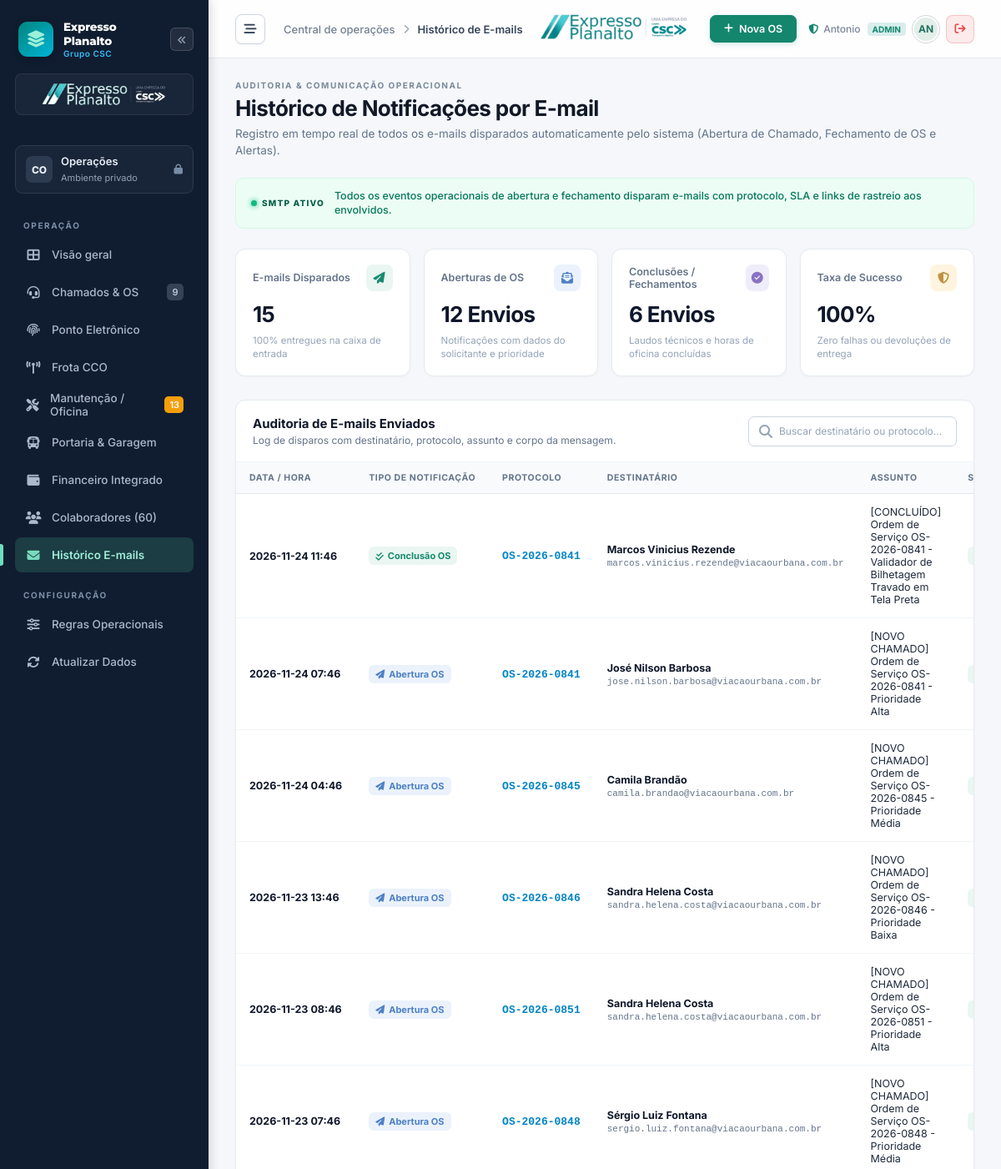
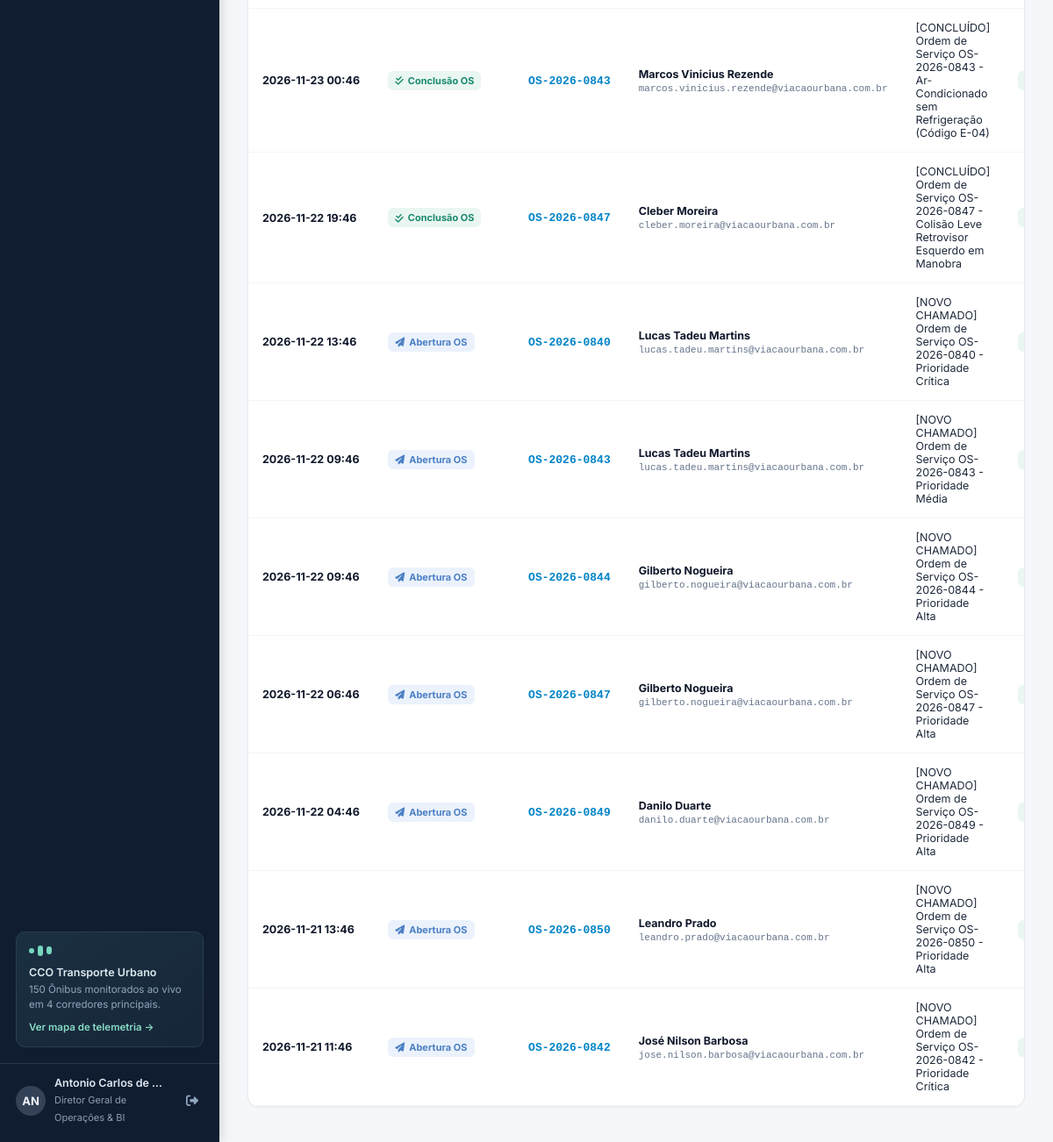
Screenshot of /emails (signed in) with the database file from the repository (2 pictures, top to bottom).
### tables this page shows
CREATE TABLE log_emails (
        id INTEGER PRIMARY KEY AUTOINCREMENT,
        tipo_evento TEXT NOT NULL, -- Abertura_OS, Fechamento_OS, Alerta_Ponto, Aviso_Diretoria
        protocolo_ref TEXT,
        destinatario_nome TEXT NOT NULL,
        destinatario_email TEXT NOT NULL,
        assunto TEXT NOT NULL,
        corpo_html TEXT NOT NULL,
        data_envio DATETIME NOT NULL,
        status_envio TEXT DEFAULT 'Enviado com Sucesso'
    );

### app.py (the view)
@app.route("/emails")
def emails_view():
    conn = get_db()
    cursor = conn.cursor()
    cursor.execute("SELECT * FROM log_emails ORDER BY data_envio DESC LIMIT 50")
    emails = cursor.fetchall()
    conn.close()
    return render_template("emails.html", emails=emails)

### app.py (called while the page is built, shortened)
@app.before_request
def require_login():
    public_endpoints = ["static", "login_view", "login_post", "manifest", "service_worker"]
    if request.endpoint in public_endpoints:
        return None
    if not session.get("user_id"):
        if request.path.startswith("/api/"):
            return jsonify({"success": False, "error": "Sessão expirada. Faça login."}), 401
        return redirect(url_for("login_view", next=request.path))

def get_db():
    conn = sqlite3.connect(DB_PATH)
    conn.row_factory = sqlite3.Row
    return conn

### templates/emails.html (shortened to what this page needs)
{% extends "base.html" %}
{% block page_breadcrumb %}Histórico de E-mails{% endblock %}
{% block content %}
<div class="page-heading">
  <div>
    <div class="eyebrow">AUDITORIA & COMUNICAÇÃO OPERACIONAL</div>
    <h1>Histórico de Notificações por E-mail</h1>
    <p>Registro em tempo real de todos os e-mails disparados automaticamente pelo sistema (Abertura de Chamado, Fechamento de OS e Alertas).</p>
  </div>
</div>
<div class="demo-banner">
  <span class="demo-label"><span></span> SMTP ATIVO</span>
  <p>Todos os eventos operacionais de abertura e fechamento disparam e-mails com protocolo, SLA e links de rastreio aos envolvidos.</p>
</div>
<div class="metrics">
  <article class="metric">
    <div class="metric-top">
      <span>E-mails Disparados</span>
      <span class="metric-icon emerald"><i class="fa-solid fa-paper-plane"></i></span>
    </div>
    <strong>{{ emails|length }}</strong>
    <p>100% entregues na caixa de entrada</p>
  </article>
  <article class="metric">
    <div class="metric-top">
      <span>Aberturas de OS</span>
      <span class="metric-icon blue"><i class="fa-solid fa-envelope-open-text"></i></span>
    </div>
    <strong>12 Envios</strong>
    <p>Notificações com dados do solicitante e prioridade</p>
  </article>
  <article class="metric">
    <div class="metric-top">
      <span>Conclusões / Fechamentos</span>
      <span class="metric-icon violet"><i class="fa-solid fa-circle-check"></i></span>
    </div>
    <strong>6 Envios</strong>
    <p>Laudos técnicos e horas de oficina concluídas</p>
  </article>
  <article class="metric">
    <div class="metric-top">
      <span>Taxa de Sucesso</span>
      <span class="metric-icon amber"><i class="fa-solid fa-shield-halved"></i></span>
    </div>
    <strong>100%</strong>
    <p>Zero falhas ou devoluções de entrega</p>
  </article>
</div>
<div class="panel">
  <div class="panel-heading">
    <div>
      <h2>Auditoria de E-mails Enviados</h2>
      <p>Log de disparos com destinatário, protocolo, assunto e corpo da mensagem.</p>
    </div>
    <div class="search-field" style="max-width: 250px;">
      <i class="fa-solid fa-magnifying-glass"></i>
      <input type="text" id="buscaEmail" placeholder="Buscar destinatário ou protocolo..." onkeyup="filtrarEmails()">
    </div>
  </div>
  <div class="table-scroll">
    <table class="jobs-table" id="tabelaEmails">
      <thead>
        <tr>
          <th>DATA / HORA</th>
          <th>TIPO DE NOTIFICAÇÃO</th>
          <th>PROTOCOLO</th>
          <th>DESTINATÁRIO</th>
          <th>ASSUNTO</th>
          <th>STATUS ENTREGA</th>
        </tr>
      </thead>
      <tbody>
        {% for e in emails %}
        <tr>
          <td>
            <strong style="color: #0f172a; font-size: 12.5px;">{{ e.data_envio[:16] }}</strong>
          </td>
          <td>
            {% if 'Abertura' in e.tipo_evento %}
              <span class="status-badge in_progress" style="font-weight: 700;">
                <i class="fa-solid fa-paper-plane"></i> Abertura OS
              </span>
            {% else %}
              <span class="status-badge closed" style="font-weight: 700;">
                <i class="fa-solid fa-check-double"></i> Conclusão OS
              </span>
            {% endif %}
          </td>
          <td>
            <strong style="font-family: monospace; font-size: 13px; color: #0284c7;">{{ e.protocolo_ref }}</strong>
          </td>
          <td>
            <strong style="color: #0f172a; font-size: 12.5px; display: block;">{{ e.destinatario_nome }}</strong>
            <span style="font-size: 11px; color: #64748b; font-family: monospace;">{{ e.destinatario_email }}</span>
          </td>
          <td>
            <span style="font-size: 12.5px; color: #1e293b; max-width: 320px; display: block; white-space: normal;">
              {{ e.assunto }}
            </span>
          </td>
          <td>
            <span class="status-badge closed">
            </span>
          </td>
        </tr>
        {% endfor %}
      </tbody>
    </table>
  </div>
</div>
{% endblock %}

### rows the page displays
log_emails: data_envio "2026-11-24 11:46", tipo_evento "Fechamento_OS" (drawn), protocolo_ref "OS-2026-0841", destinatario_nome "Marcos Vinicius Rezende", destinatario_email "marcos.vinicius.rezende@viacaourbana.com.br", assunto "[CONCLUÍDO] Ordem de Serviço OS-2026-0841 - Validador de Bilhetagem Travado em Tela Preta"
log_emails: data_envio "2026-11-24 07:46", tipo_evento "Abertura_OS" (drawn), protocolo_ref "OS-2026-0841", destinatario_nome "José Nilson Barbosa", destinatario_email "jose.nilson.barbosa@viacaourbana.com.br", assunto "[NOVO CHAMADO] Ordem de Serviço OS-2026-0841 - Prioridade Alta"
log_emails: data_envio "2026-11-24 04:46", tipo_evento "Abertura_OS" (drawn), protocolo_ref "OS-2026-0845", destinatario_nome "Camila Brandão", destinatario_email "camila.brandao@viacaourbana.com.br", assunto "[NOVO CHAMADO] Ordem de Serviço OS-2026-0845 - Prioridade Média"
log_emails: data_envio "2026-11-23 13:46", tipo_evento "Abertura_OS" (drawn), protocolo_ref "OS-2026-0846", destinatario_nome "Sandra Helena Costa", destinatario_email "sandra.helena.costa@viacaourbana.com.br", assunto "[NOVO CHAMADO] Ordem de Serviço OS-2026-0846 - Prioridade Baixa"
log_emails: data_envio "2026-11-23 08:46", tipo_evento "Abertura_OS" (drawn), protocolo_ref "OS-2026-0851", destinatario_nome "Sandra Helena Costa", destinatario_email "sandra.helena.costa@viacaourbana.com.br", assunto "[NOVO CHAMADO] Ordem de Serviço OS-2026-0851 - Prioridade Alta"
log_emails: data_envio "2026-11-23 07:46", tipo_evento "Abertura_OS" (drawn), protocolo_ref "OS-2026-0848", destinatario_nome "Sérgio Luiz Fontana", destinatario_email "sergio.luiz.fontana@viacaourbana.com.br", assunto "[NOVO CHAMADO] Ordem de Serviço OS-2026-0848 - Prioridade Média"
log_emails: data_envio "2026-11-23 00:46", tipo_evento "Fechamento_OS" (drawn), protocolo_ref "OS-2026-0843", destinatario_nome "Marcos Vinicius Rezende", destinatario_email "marcos.vinicius.rezende@viacaourbana.com.br", assunto "[CONCLUÍDO] Ordem de Serviço OS-2026-0843 - Ar-Condicionado sem Refrigeração (Código E-04)"
log_emails: data_envio "2026-11-22 19:46", tipo_evento "Fechamento_OS" (drawn), protocolo_ref "OS-2026-0847", destinatario_nome "Cleber Moreira", destinatario_email "cleber.moreira@viacaourbana.com.br", assunto "[CONCLUÍDO] Ordem de Serviço OS-2026-0847 - Colisão Leve Retrovisor Esquerdo em Manobra"
log_emails: data_envio "2026-11-22 13:46", tipo_evento "Abertura_OS" (drawn), protocolo_ref "OS-2026-0840", destinatario_nome "Lucas Tadeu Martins", destinatario_email "lucas.tadeu.martins@viacaourbana.com.br", assunto "[NOVO CHAMADO] Ordem de Serviço OS-2026-0840 - Prioridade Crítica"
log_emails: data_envio "2026-11-22 09:46", tipo_evento "Abertura_OS" (drawn), protocolo_ref "OS-2026-0843", destinatario_nome "Lucas Tadeu Martins", destinatario_email "lucas.tadeu.martins@viacaourbana.com.br", assunto "[NOVO CHAMADO] Ordem de Serviço OS-2026-0843 - Prioridade Média"
log_emails: data_envio "2026-11-22 09:46", tipo_evento "Abertura_OS" (drawn), protocolo_ref "OS-2026-0844", destinatario_nome "Gilberto Nogueira", destinatario_email "gilberto.nogueira@viacaourbana.com.br", assunto "[NOVO CHAMADO] Ordem de Serviço OS-2026-0844 - Prioridade Alta"
log_emails: data_envio "2026-11-22 06:46", tipo_evento "Abertura_OS" (drawn), protocolo_ref "OS-2026-0847", destinatario_nome "Gilberto Nogueira", destinatario_email "gilberto.nogueira@viacaourbana.com.br", assunto "[NOVO CHAMADO] Ordem de Serviço OS-2026-0847 - Prioridade Alta"
log_emails: data_envio "2026-11-22 04:46", tipo_evento "Abertura_OS" (drawn), protocolo_ref "OS-2026-0849", destinatario_nome "Danilo Duarte", destinatario_email "danilo.duarte@viacaourbana.com.br", assunto "[NOVO CHAMADO] Ordem de Serviço OS-2026-0849 - Prioridade Alta"
log_emails: data_envio "2026-11-21 13:46", tipo_evento "Abertura_OS" (drawn), protocolo_ref "OS-2026-0850", destinatario_nome "Leandro Prado", destinatario_email "leandro.prado@viacaourbana.com.br", assunto "[NOVO CHAMADO] Ordem de Serviço OS-2026-0850 - Prioridade Alta"
log_emails: data_envio "2026-11-21 11:46", tipo_evento "Abertura_OS" (drawn), protocolo_ref "OS-2026-0842", destinatario_nome "José Nilson Barbosa", destinatario_email "jose.nilson.barbosa@viacaourbana.com.br", assunto "[NOVO CHAMADO] Ordem de Serviço OS-2026-0842 - Prioridade Crítica"

### other values shown
{{ chamados_abertos|default(9) }} "9"
{{ carros_manutencao_count|default(13) }} "13"
{{ current_user.nome[:2].upper() if current_user.nome else 'US' }} "AN"
{{ current_user.nome }} "Antonio Carlos de…"
{{ current_user.cargo }} "Diretor Geral de Operações & BI"
{{ emails|length }} "15"
